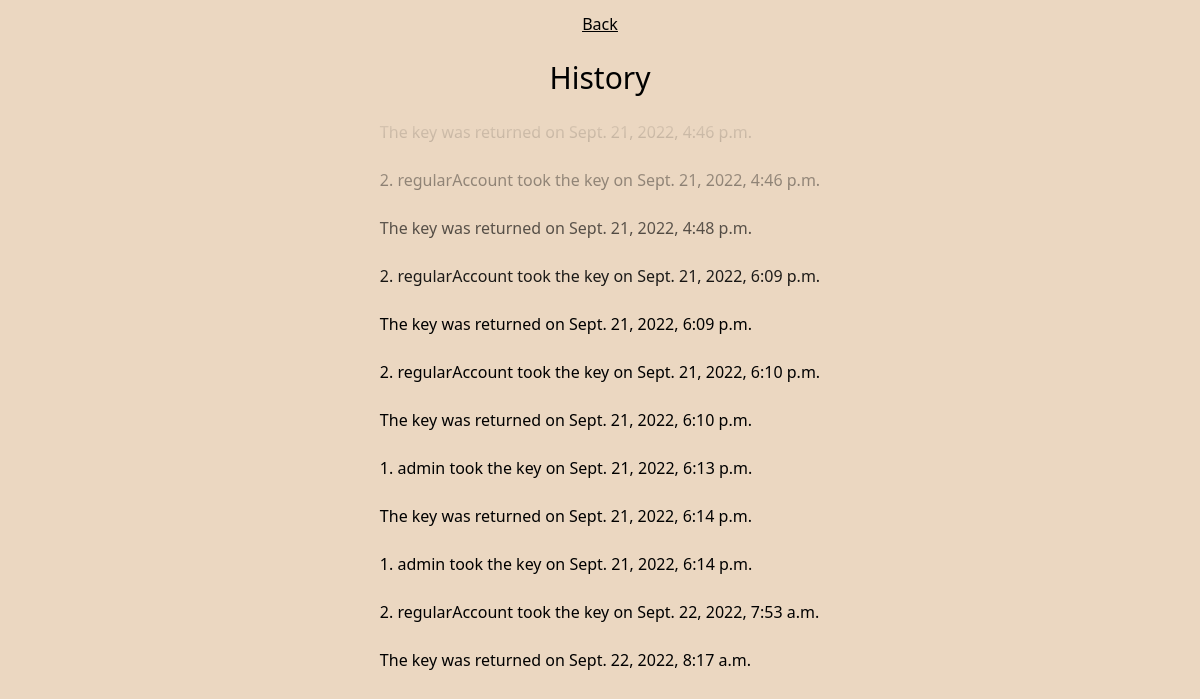
Before: /history/ (signed in) with the older database file.
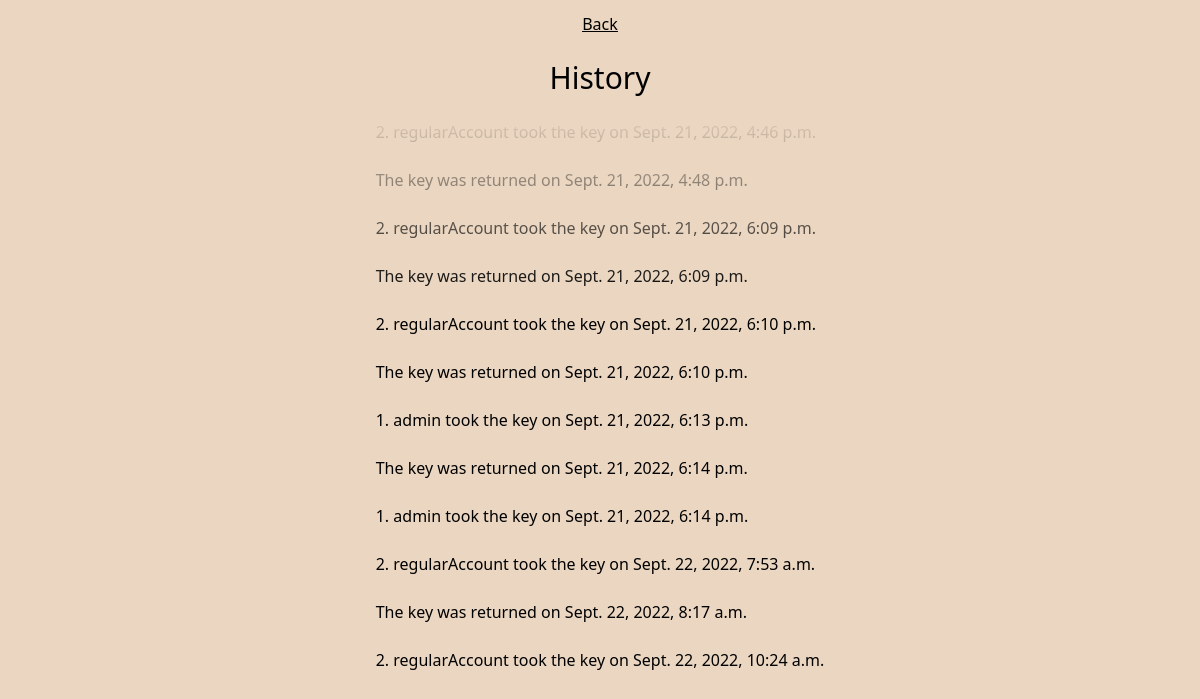
After: the same page with the newer database file.
### keyTracker/models.py (models this page shows, shortened)
class Key(models.Model):
    keyHolder = models.ForeignKey(
        User, on_delete=models.CASCADE, blank=True, null=True)
    isReturned = models.BooleanField(default=True)
    time = models.DateTimeField(auto_now_add=True)

### keyTracker/views.py (the view)
# urls.py: path("history/", views.history, name="history"),
def history(request):
    if request.user.is_authenticated and is_member(user=request.user, group='DI'):
        keys = Key.objects.all().order_by('-time')[:12]
        return render(request=request,
                      template_name='keyTracker/history.html',
                      context={"keys": keys})
    else:
        return redirect('keyTracker:login')

### keyTracker/views.py (called while the page is built)
def is_member(user, group):
    return user.groups.filter(name=group).exists()

### keyTracker/templates/keyTracker/history.html
{% extends 'keyTracker/components/main.html' %}
{% block body %}
<div class="flex flex-col h-screen place-items-center">
<div class="underline my-3 flex flex-row">
    <a href="/">Back</a>
</div>
<div class="text-3xl my-3">
    <h1>History</h1>
</div>
<div class="relative">
    <div class="h-48 bg-gradient-to-b from-backgroundcolor to-transparent w-full absolute z-10"></div>
    <div class="flex flex-col">
        {% for key in keys reversed  %}
        <div class="rounded my-1 p-2 bg-backgroundgreen">
            {% if not key.isReturned %}
                {{ key.keyHolder_id }}. {{ key.keyHolder }} took the key on {{ key.time }}
            </div>
            {% else %}
                The key was returned on {{ key.time }}
            </div>
            {% endif %}
            {% endfor %}
    </div>
</div>
{% endblock body %}

### keyTracker/templates/keyTracker/components/main.html (shortened to what this page needs)
<!DOCTYPE html>
<html lang="en">
<head>
  {% load static %}
  <link rel="stylesheet" href="{% static 'keyTracker/css/output.css' %}">
</head>
<body class="bg-backgroundcolor">
{% block body %}
{% endblock %}
</div>
</body>
</html>

Changed rows visible on the page:
no longer on this page (row unchanged): Key: time "Sept. 21, 2022, 4:46 p.m."
added Key: keyHolder_id "2", keyHolder "regularAccount", time "Sept. 22, 2022, 10:24 a.m."
